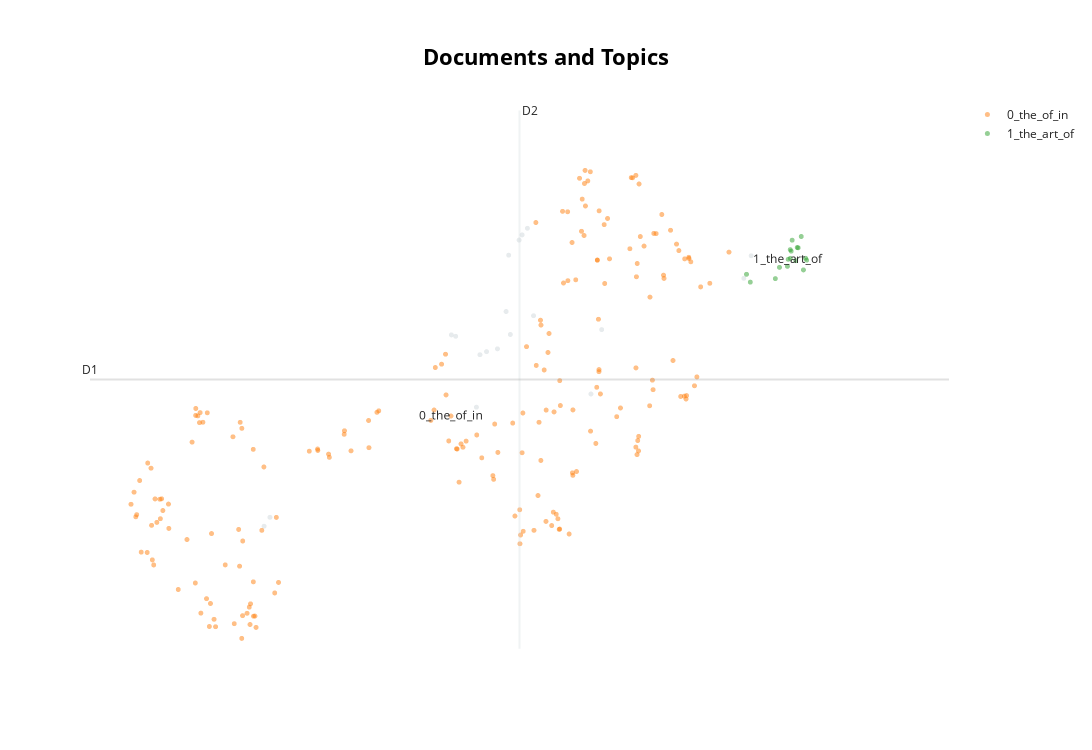

The code cell stored with this chart in its notebook:
### Code cell
model.visualize_documents(questions)

### Figure 1 — Plotly figure (JSON) as saved in the notebook; plotly's stock layout.template omitted (floating-point values rounded to 4 significant figures; data arrays with more than 128 entries replaced by an {"elided": "..."} marker saying what was removed)
{"data": [{"hoverinfo": "text", "hovertext": ["Examine how the decline of traditional artisanal industry in colonial India crippled the rural economy.", "Why are the tribals in India referred to as 'the Scheduled Tribes? Indicate the major provisions in the Constitution of India for their upliftment.", "Defining blue revolution, explain the problems and strategies for pisciculture development in India.", "The states of Jammu and Kashmir, Himachal Pradesh and Uttarakhand are reaching the limits of ecological carrying capacity due to tourism. Critically evaluate.", "Why was there a sudden spurt in famines in colonial India since the mid-eighteenth century? Give reasons.", "Why did the Green Revolution in India virtually by-pass the eastern region despite fertile soil and good availability of water?", "‘Latecomer’ Industrial Revolution in Japan involved certain factors that were markedly different from what West had experienced.” Analyze.", "Why did the industrial revolution first occur in England? Discuss the quality of life of the people there during the industrialization. How does it compare with that in India at present times?", "Mention the advantages of the cultivation of pulses because of which the year 2016 was declared as the International Year of Pulses by United Nations.", "Taxila university was one of the oldest universities of the world with which were associated a number of renowned learned personalities of different disciplines. Its strategic location caused its fame to flourish, but unlike Nalanda, it is not considered as a university in the modern sense. Discuss.", "Identify and discuss the factors responsible for diversity of natural vegetation in India. Assess the significance of wildlife sanctuaries in rain forests regions of India.", "To what extent has the urban planning and culture of the Indus Valley Civilization provided inputs to the present day urbanization?\nDiscuss.", "The ancient civilization in Indian sub continent differed from those of Egypt , Mesopotamia and Greece in that its culture and traditions have been preserved without breakdown to the present day. Comment", "What were the major technological changes introduced during the Sultanate period? How did those technological changes influence the Indian society?", "Discuss whether formation of new states in recent times is beneficial or not for the economy of India.", "Explain the role of geographical factors towards the development of Ancient India.", "From being net food importer in 1960s, India has emerged as a net food exporter to the world. Provide reasons.", "Evaluate the nature of the Bhakti Literature and its contribution to Indian culture.", null], "marker": {"color": "#CFD8DC", "opacity": 0.5, "size": 5}, "mode": "markers+text", "name": "other", "showlegend": false, "type": "scattergl", "x": [9.62, 10.99, 9.195, 6.006, 9.774, 9.293, 9.818, 9.896, 8.773, 13.2, 6.093, 9.143, 10.84, 9.581, 9.987, 9.454, 8.837, 13.09, 9.644], "y": [3.14, 2.397, 2.146, 0.434, 3.291, 2.177, 3.343, 3.409, 2.344, 3.135, 0.5231, 1.623, 1.754, 2.578, 2.536, 2.205, 2.33, 2.909, 2.349]}, {"hoverinfo": "text", "hovertext": {"elided": "202 str values"}, "marker": {"opacity": 0.5, "size": 5}, "mode": "markers+text", "name": "0_the_of_in", "text": {"elided": "202 str values"}, "textfont": {"size": 12}, "type": "scattergl", "x": {"elided": "202 float values"}, "y": {"elided": "202 float values"}}, {"hoverinfo": "text", "hovertext": ["Early Buddhist Stupa-art, while depicting folk motifs and narratives successfully expounds Buddhist ideals. Elucidate.", "Chola architecture represents a high watermark in the evolution of temple architecture. Discuss", "Persian literary sources of medieval India reflect the spirit of the age. Comment.", "Discuss the ‘Tandava’ dance as recorded in early Indian inscriptions.", "Pala period is the most significant phase in the history of Buddhism in India. Enumerate.", "Mesolithic rock cut architecture of India not only reflects the cultural life of the times but also a fine aesthetic sense comparable to modern painting. Critically evaluate this comment.", "How do you justify the view that the level of excellence of the Gupta numismatic art is not at all noticeable in later times?", "Discuss the main contributions of Gupta period and Chola period to Indian heritage and culture\n.", "Highlight the Central Asian and Greco Bactrian elements in the Gandhara art.", "Indian Philosophy and tradition played a significant role in conceiving and shaping the monuments and their art in India. Discuss.", "The rock-cut architecture represents one of the most important sources of our knowledge of early Indian art and history. Discuss.", "Assess the importance of the accounts of the Chinese and Arab travellers in the reconstruction of the history of India.", "Safeguarding the Indian art heritage is the need of the moment.", "How will you explain the medieval Indian temple sculptures represent the social life of those days?", "Gandhara sculpture owed as much to the Romans as to the Greeks. Explain.", "Discuss the significance of the lion and bull figures in Indian mythology, art and architecture.", null], "marker": {"opacity": 0.5, "size": 5}, "mode": "markers+text", "name": "1_the_art_of", "text": ["", "", "", "", "", "", "", "", "", "", "", "", "", "", "", "", "1_the_art_of"], "textfont": {"size": 12}, "type": "scattergl", "x": [13.78, 13.78, 13.19, 13.81, 13.62, 13.94, 13.98, 13.56, 13.88, 13.79, 13.9, 13.13, 14.02, 13.74, 14.01, 13.86, 13.75], "y": [3.195, 3.109, 2.871, 3.29, 3.019, 3.327, 2.993, 2.906, 3.217, 3.181, 3.214, 2.949, 3.091, 3.029, 3.11, 3.085, 3.099]}], "layout": {"annotations": [{"showarrow": false, "text": "D1", "x": 3.434, "y": 1.898, "yshift": 10}, {"showarrow": false, "text": "D2", "x": 9.78, "xshift": 10, "y": 4.585}], "height": 750, "shapes": [{"line": {"color": "#CFD8DC", "width": 2}, "type": "line", "x0": 9.78, "x1": 9.78, "y0": -0.7885, "y1": 4.585}, {"line": {"color": "#9E9E9E", "width": 2}, "type": "line", "x0": 3.434, "x1": 16.13, "y0": 1.898, "y1": 1.898}], "title": {"font": {"color": "Black", "size": 22}, "text": "<b>Documents and Topics</b>", "x": 0.5, "xanchor": "center", "yanchor": "top"}, "width": 1200, "xaxis": {"visible": false}, "yaxis": {"visible": false}}}
